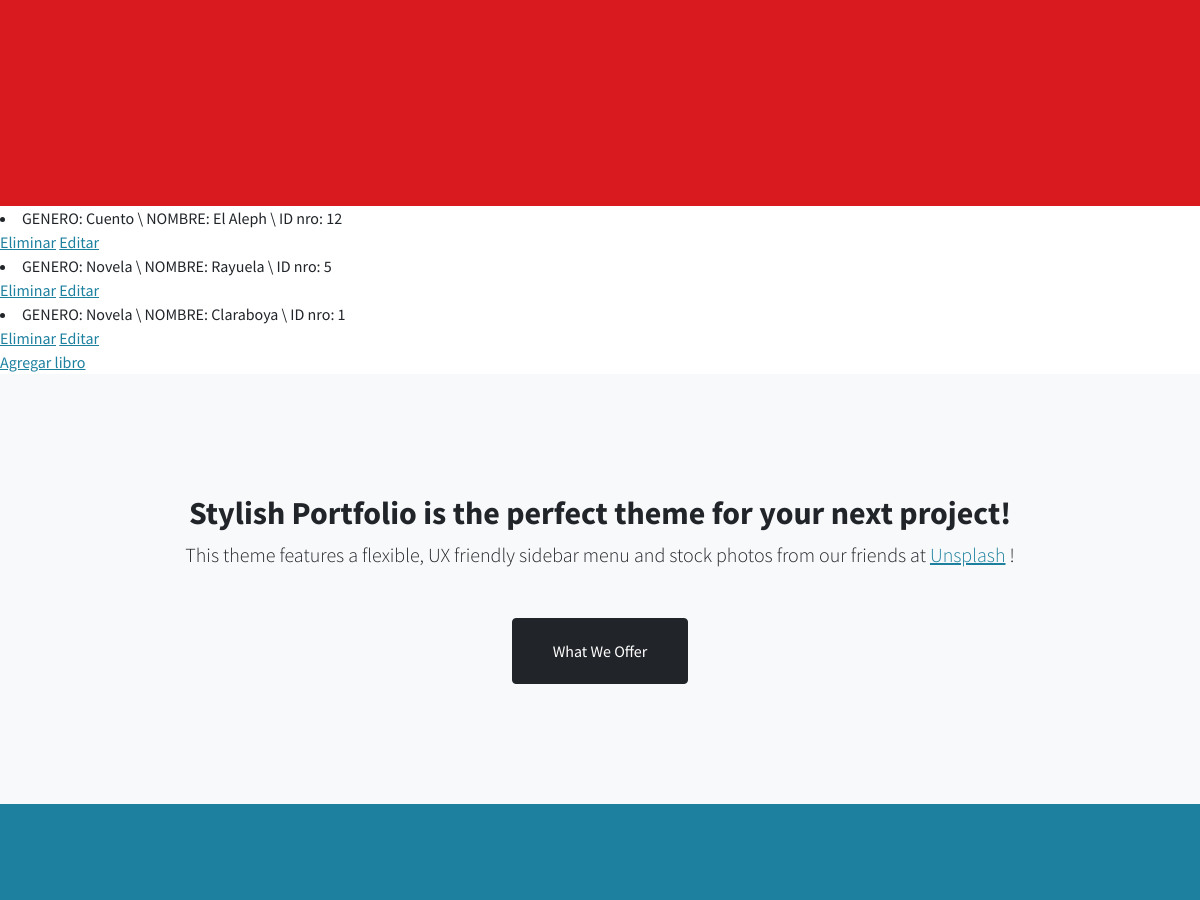
Before: /App1/leerLibros (middle part) with the older database file.
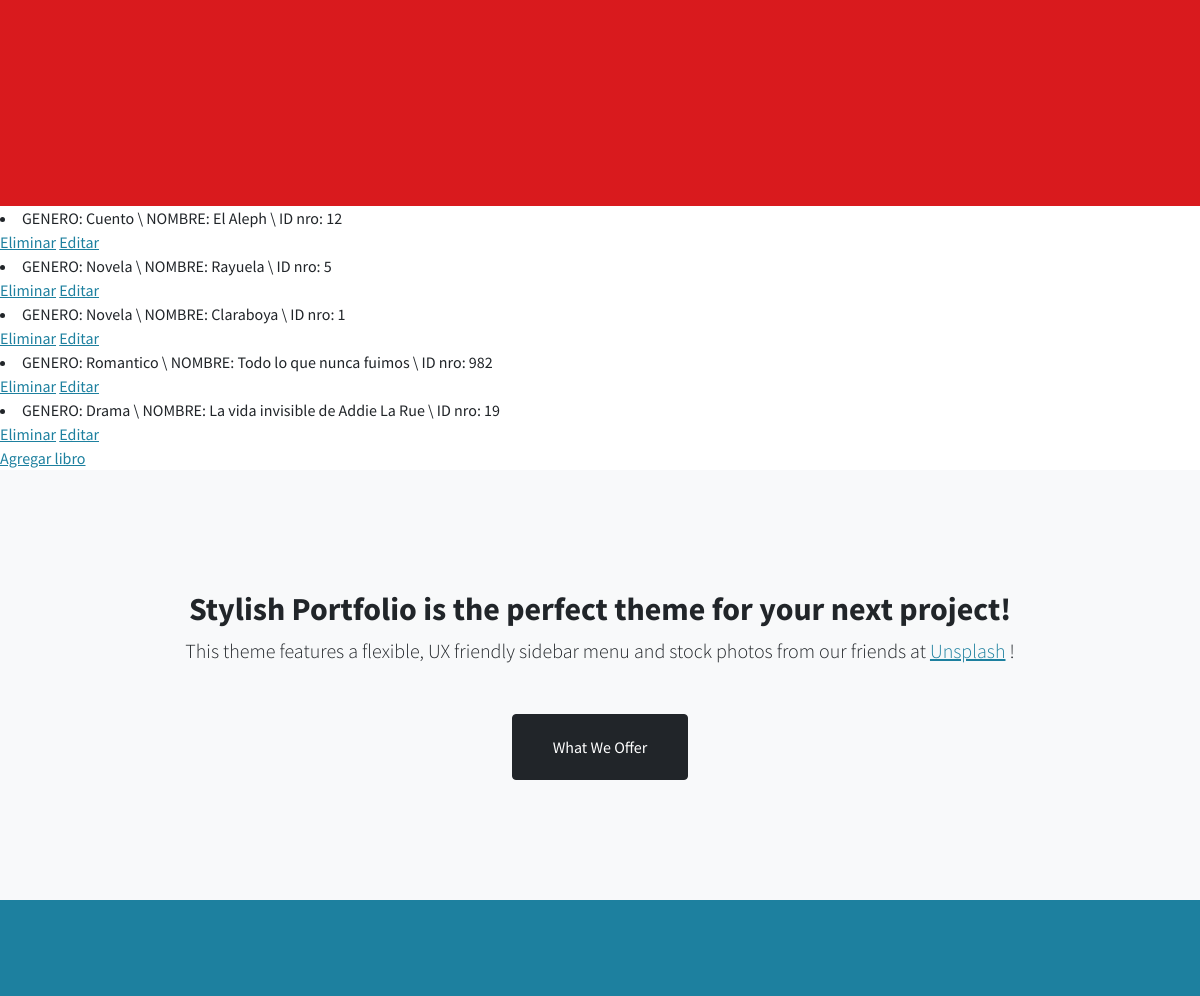
After: the same page with the newer database file.
### App1/models.py (models this page shows)
class Libros (models.Model):
    genero = models.CharField(max_length=40)
    nombre = models.CharField(max_length=50)
    numeroId = models.IntegerField()
    def __str__(self):
        return f"GENERO: {self.genero}  \ NOMBRE: {self.nombre} \ ID nro: {self.numeroId}"

### App1/views.py (the view)
# urls.py: path('leerLibros', views.leerLibros, name="LeerLibros"),
def leerLibros(request):
    libros = Libros.objects.all()
    dir = {"libros":libros}
    return render(request, "App1/leerLibros.html", dir)

### App1/templates/App1/leerLibros.html (shortened to what this page needs)
{% extends "App1/padre.html" %}
{% load static %}
{% block contenido %}
{% for l in libros %}
    <li> {{ l }} </li>
    <a href="{% url 'EliminarLibros' l.nombre %}">Eliminar</a>
    <a href="{% url 'EditarLibros' l.nombre %}">Editar</a>
    <br>
{% endfor %}
<a href="{% url 'LibrosFormulario'%}"> Agregar libro </a>
{% endblock %}

Changed rows visible on the page:
added Libros: genero+nombre+numeroId "GENERO: Romantico \\ NOMBRE: Todo lo que nunca fuimos \\ ID nro: 982"
added Libros: genero+nombre+numeroId "GENERO: Drama \\ NOMBRE: La vida invisible de Addie La Rue \\ ID nro: 19"
